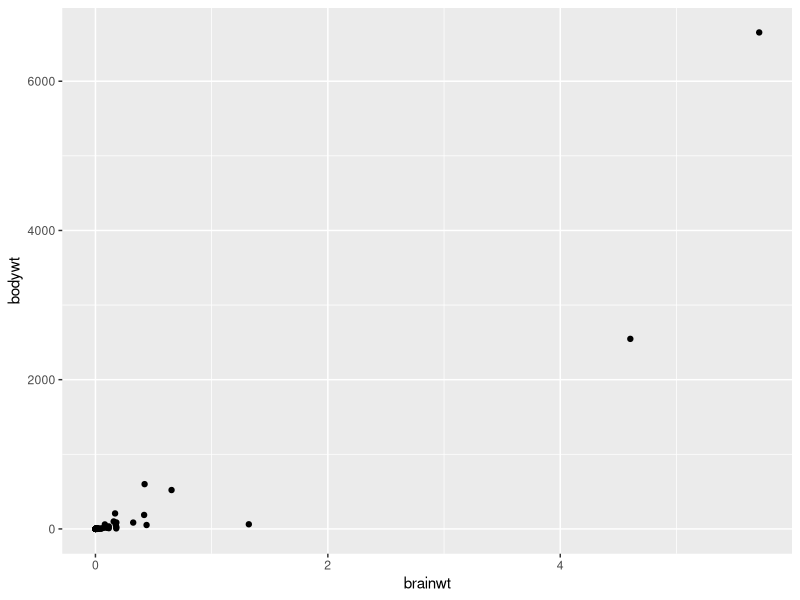
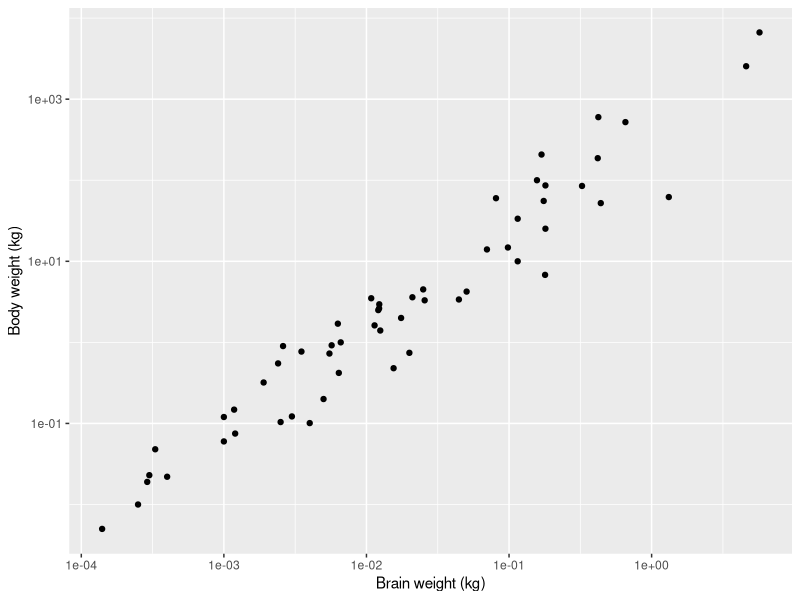
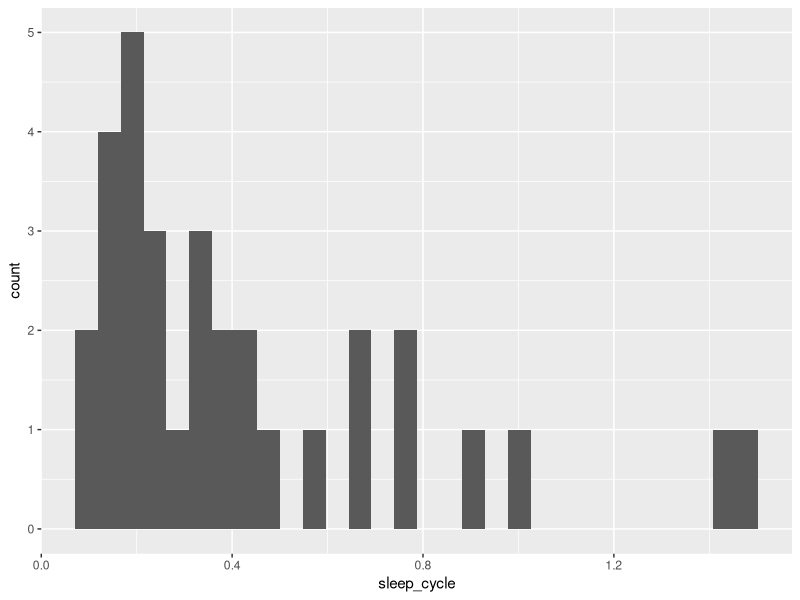
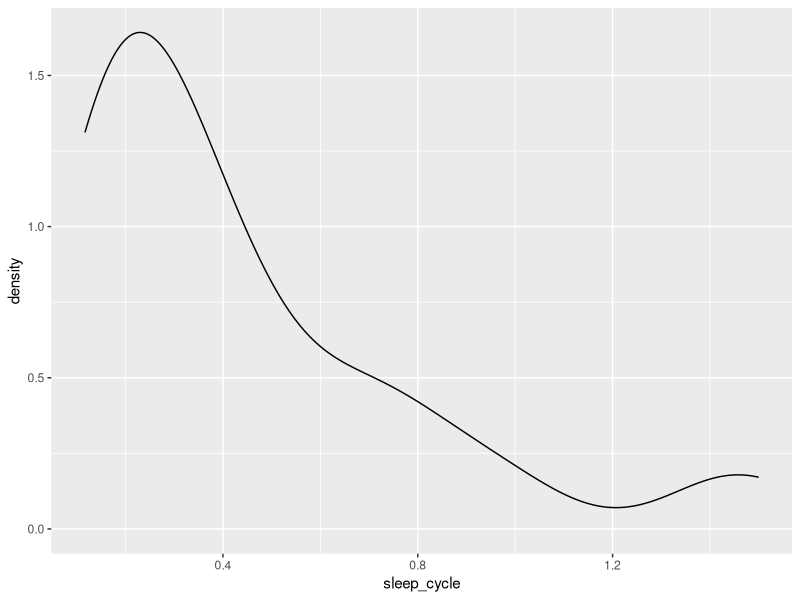
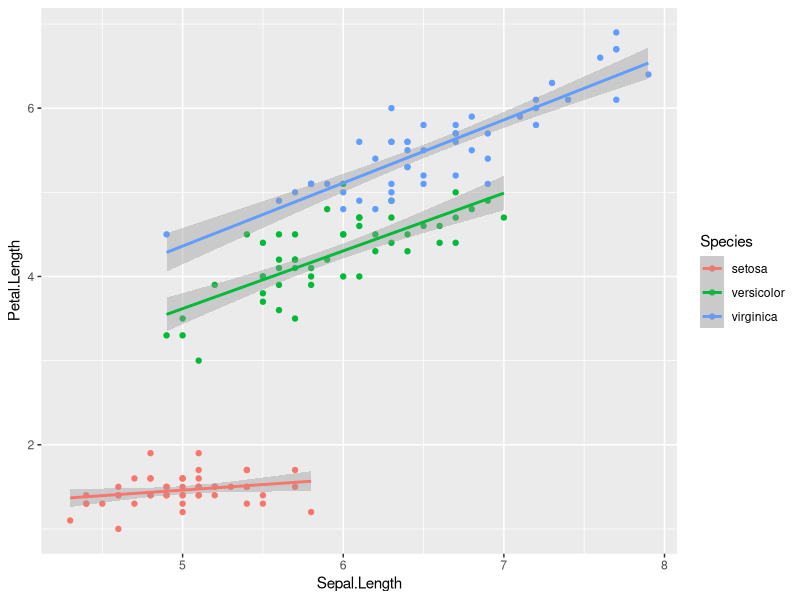
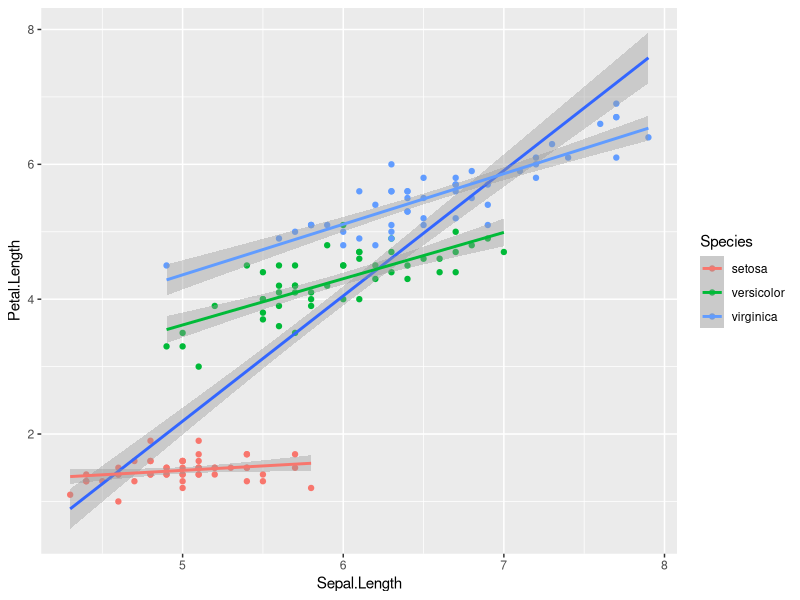
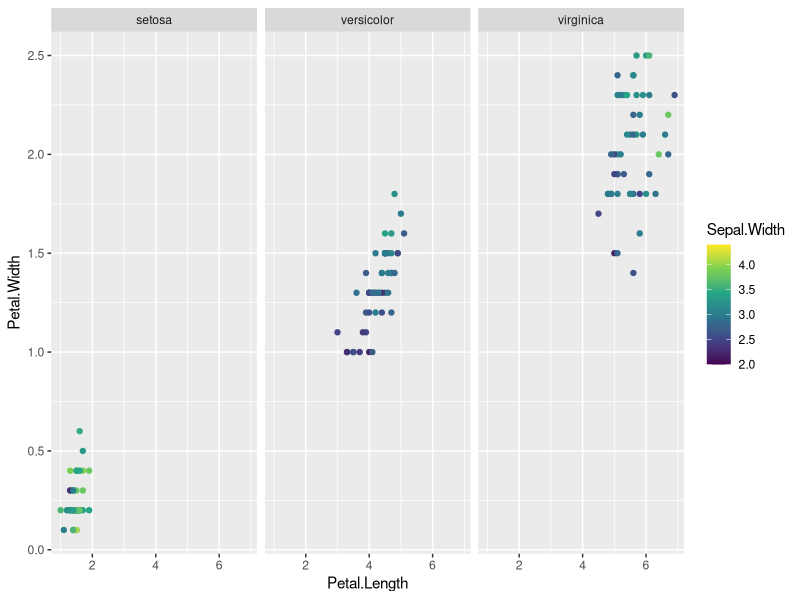
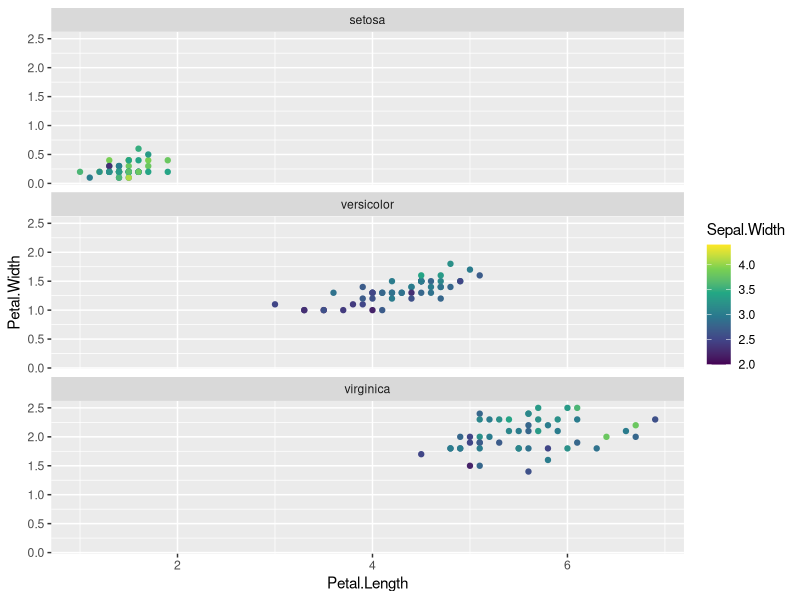

The R script that drew these images, in order:
## ---- chunk 1
knitr::opts_chunk$set(echo = TRUE)
## ---- chunk 2
library(tidyverse)
## ---- chunk 3
summary(iris)

iris |>
  summary()
## ---- chunk 4
data("msleep")
?msleep
class(msleep)
msleep
## ---- chunk 5
# filter()
msleep |>
  filter(vore=="herbi")

# select()
msleep |>
  select(-conservation)
msleep |>
  select(1, 9:11)
msleep |>
  select(name, order, starts_with("sleep"))

# arrange()
msleep |>
  filter(vore=="herbi") |>
  arrange(bodywt)

# mutate()
msleep |>
  filter(!is.na(brainwt) & !is.na(bodywt)) |>
  mutate(brain_pct=brainwt/bodywt*100) |>
  arrange(desc(brain_pct))

# summarise()
msleep |>
  filter(!is.na(awake)) |>
  summarise(nSpp=n_distinct(name),
            nGenera=n_distinct(genus),
            awake_mean=mean(awake),
            awake_sd=sd(awake))
msleep |>
  filter(!is.na(awake)) |>
  group_by(vore) |>
  summarise(nSpp=n_distinct(name),
            nGenera=n_distinct(genus),
            awake_mean=mean(awake),
            awake_sd=sd(awake))

## ---- chunk 6
# pivot_longer
msleep |>
  select(name, genus, order, brainwt, bodywt) |>
  pivot_longer(cols=contains("wt"), names_to="structure", values_to="weight")

# pivot_wider
iris |>
  group_by(Species) |>
  mutate(Plant_id=row_number()) |>
  ungroup() |>
  select(Plant_id, Species, Petal.Width) |>
  pivot_wider(names_from="Species", values_from="Petal.Width")

## ---- chunk 7
# str_remove / str_remove_all
msleep |>
  select(name, genus, order) |>
  mutate(nameNoSpace=str_remove(name, " "))
msleep |>
  select(name, genus, order) |>
  mutate(nameNoSpace=str_remove_all(name, " "))

# str_replace / str_replace_all
msleep |>
  select(name, genus, order) |>
  mutate(nameNoSpace=str_replace(name, " ", "_"))
msleep |>
  select(name, genus, order) |>
  mutate(nameNoSpace=str_replace_all(name, " ", "_"))

# str_sub()
msleep |>
  select(name, genus, order) |>
  mutate(order_abbr=str_sub(order, 1, 4))

# str_split()
msleep |>
  select(name, genus, order) |>
  mutate(nameSplit=str_split(name, " "))
str_split(msleep$name, " ") |> head()
str_split_fixed(msleep$name, " ", 3) |> head()
str_split_fixed(msleep$name, " ", 3)[,1]
## ---- chunk 8
data(storms)
glimpse(storms)

storms_df <- storms |>
  mutate(date_chr=paste(year, month, day, sep="-"),
         date=ymd(date_chr),
         time=ymd_hms(paste0(date_chr, " ", hour, ":00:00"))) |>
  arrange(name, time) |>
  group_by(name) |>
  mutate(elapsedTime=time - first(time),
         elapsedHours=as.numeric(elapsedTime)/60/60,
         elapsedDays=difftime(time, first(time), units="days") |>
           as.numeric(),
         maxWind=max(wind)) |>
  ungroup()

glimpse(storms_df)

## ---- chunk 9
msleep |>
  ggplot(aes(brainwt, bodywt)) + 
  geom_point()
msleep |>
  ggplot(aes(brainwt, bodywt)) + 
  geom_point() + 
  scale_x_log10("Brain weight (kg)") + 
  scale_y_log10("Body weight (kg)")

msleep |> 
  ggplot(aes(sleep_cycle)) + 
  geom_histogram()

msleep |> 
  ggplot(aes(sleep_cycle)) + 
  geom_density()

iris |>
  ggplot(aes(Sepal.Length, Petal.Length, colour=Species)) + 
  geom_point() +
  stat_smooth(method="lm")

iris |>
  ggplot(aes(Sepal.Length, Petal.Length)) + 
  geom_point(aes(colour=Species)) +
  stat_smooth(method="lm") + 
  stat_smooth(aes(colour=Species), method="lm")

iris |>
  mutate(Sepal.Area=Sepal.Length*Sepal.Width) |>
  ggplot(aes(Petal.Length, Petal.Width, colour=Sepal.Width)) + 
  geom_point() + 
  scale_colour_viridis_c() + 
  facet_wrap(~Species)
iris |>
  mutate(Sepal.Area=Sepal.Length*Sepal.Width) |>
  ggplot(aes(Petal.Length, Petal.Width, colour=Sepal.Width)) + 
  geom_point() + 
  scale_colour_viridis_c() + 
  facet_wrap(~Species, ncol=1)

storms_df |>
  filter(name %in% c("Wanda", "Wilma", "Eloise", "Alicia")) |>
  ggplot(aes(long, lat, colour=elapsedDays)) + 
  geom_point(aes(size=wind), shape=1) +
  geom_path() +
  scale_colour_viridis_c("Days since\nfirst observation", option="rocket") +
  scale_size_continuous("Wind speed\n(knots)") +
  labs(x="Longitude", y="Latitude") + 
  facet_wrap(~name)

